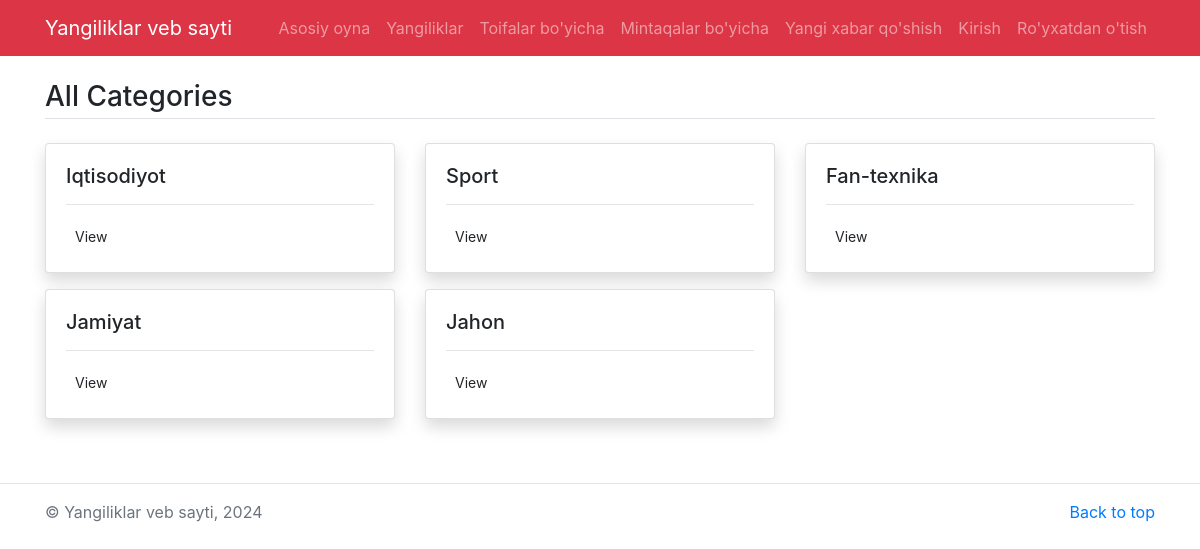
Screenshot of /all-categories with the database file from the repository.
### news/models.py (models this page shows, shortened)
class Category(models.Model):
    name = models.CharField(max_length=100)

### news/views.py (the view)
# urls.py: path('all-categories', all_category, name='all-category'),
def all_category(request):
    cats = Category.objects.all()
    return render(request, 'category.html', {
        'cats': cats
    })

### templates/category.html (shortened to what this page needs)
{% extends 'base.html' %}
{% block content %}
<main class="container mt-3 mb-5">
  <h3 class="border-bottom pb-1 my-4">All Categories</h3>
  <div class="row">
    {% for cat in cats %}
    <div class="col-md-4">
      <div class="card mb-3 shadow">
        <div class="card-body">
          <h5 class="card-title">{{ cat.name}}</h5>
          <hr/>
          <p class="card-text"><a href="category/{{cat.id}}" class="btn btn-sm btn-p">View</a></p>
        </div>
      </div>
    </div>
    {% endfor %}
  </div>
</main>
{% endblock %}

### rows the page displays
Category: name "Iqtisodiyot"
Category: name "Sport"
Category: name "Fan-texnika"
Category: name "Jamiyat"
Category: name "Jahon"
